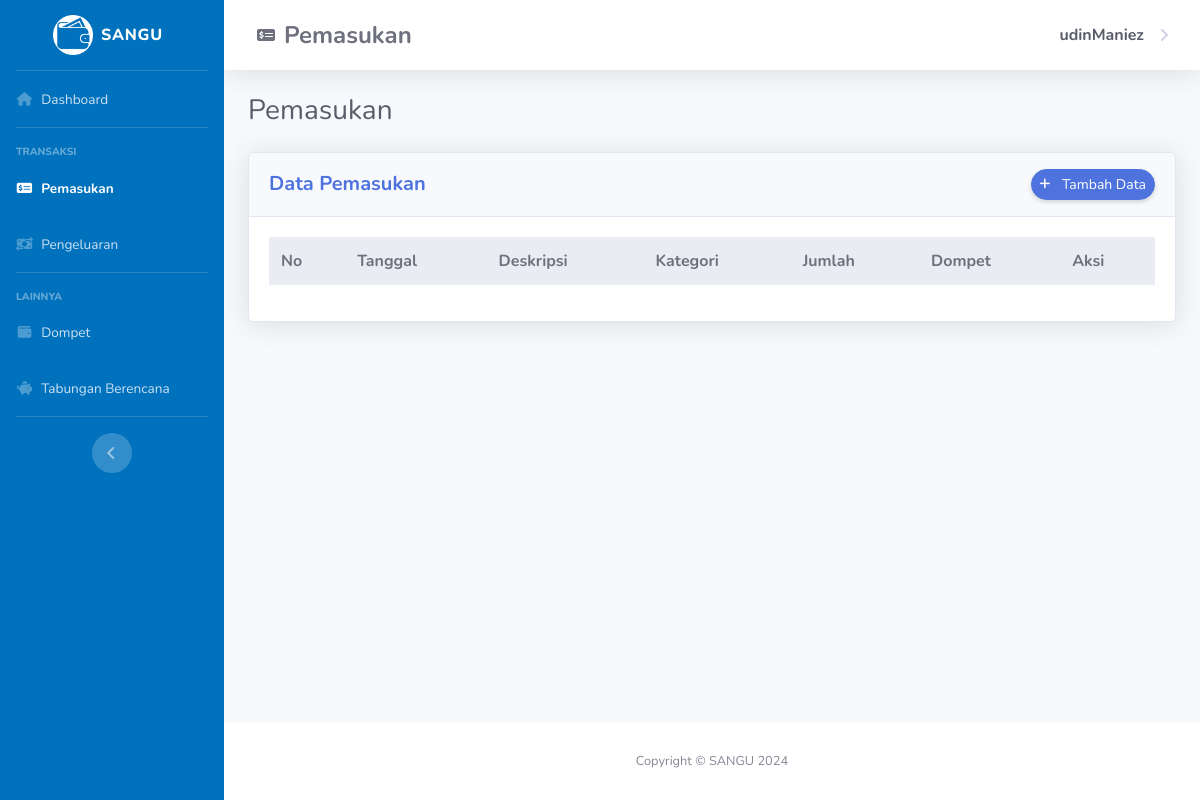
Page /pemasukan-page.php (signed in) on the earlier database version.
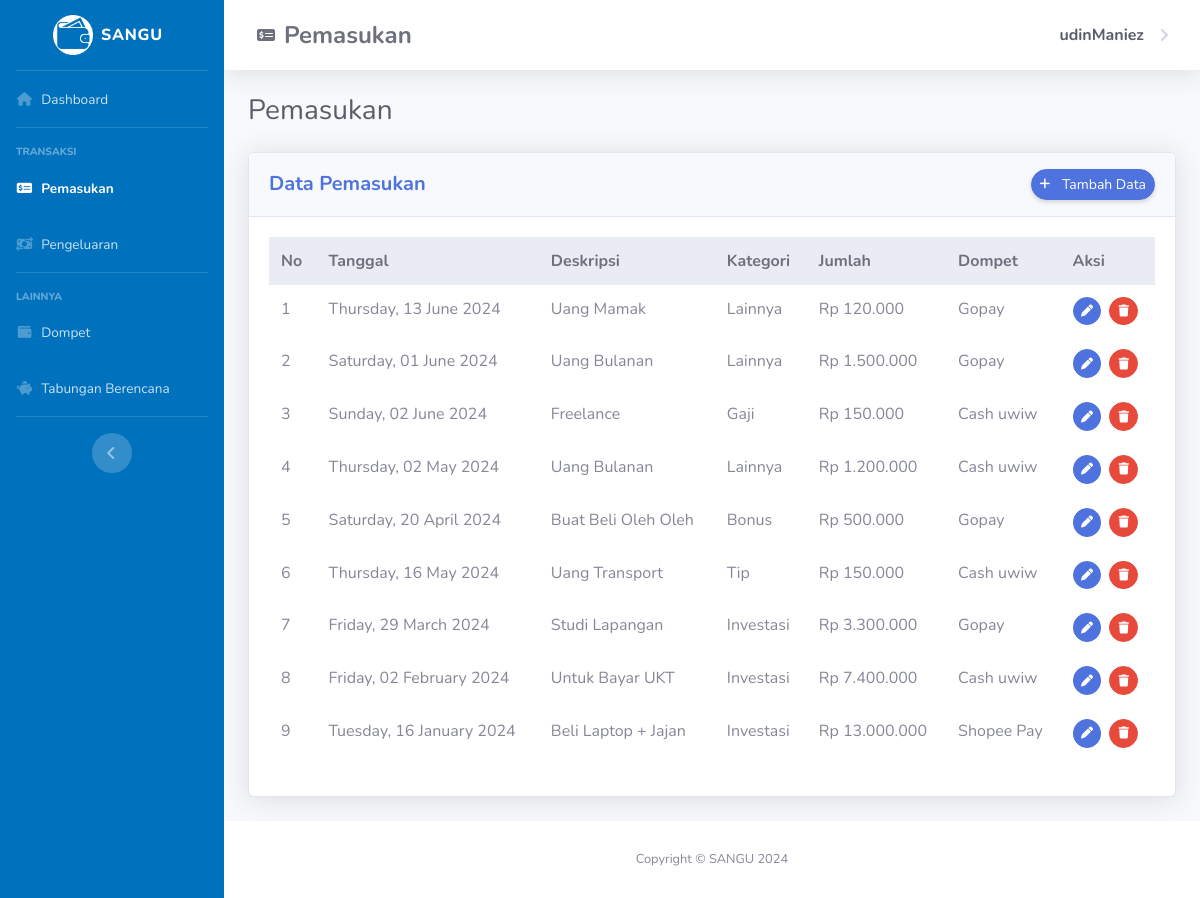
Same page on the later database version.
### tables this page shows
CREATE TABLE `pemasukan` (
  `id_pemasukan` int(11) NOT NULL,
  `tanggal_pemasukan` date NOT NULL,
  `kategori_pemasukan` int(11) NOT NULL,
  `deskripsi_pemasukan` varchar(255) NOT NULL,
  `jumlah_pemasukan` int(11) NOT NULL,
  `id_pengguna` int(11) NOT NULL,
  `id_dompet` int(11) NOT NULL
);

CREATE TABLE `kategori` (
  `id_kategori` int(11) NOT NULL,
  `nama_kategori` varchar(100) NOT NULL,
  `tipe_kategori` varchar(50) NOT NULL
);

CREATE TABLE `dompet` (
  `id_dompet` int(11) NOT NULL,
  `nama_dompet` varchar(100) NOT NULL,
  `saldo` int(11) NOT NULL DEFAULT 0,
  `id_pengguna` int(11) DEFAULT NULL
);

### pemasukan-page.php (the view, shortened to what this page needs)
<?php
    include "ExeFiles/koneksi.php";
    $id_pengguna = $_SESSION['id_pengguna'];
    $query_table = mysqli_query($mysqli, "SELECT pemasukan.id_pemasukan, pemasukan.tanggal_pemasukan,
    pemasukan.deskripsi_pemasukan, kategori.nama_kategori, pemasukan.jumlah_pemasukan, dompet.nama_dompet
    FROM `pemasukan`, `dompet`, `kategori` WHERE pemasukan.kategori_pemasukan = kategori.id_kategori AND
    pemasukan.id_dompet = dompet.id_dompet AND pemasukan.id_pengguna = '$id_pengguna' ORDER BY id_pemasukan ASC");
    $number = 1;
    function rupiahFormat($number) {
        return 'Rp ' . number_format($number, 0, ',', '.');
    }
?>
<!DOCTYPE html>
<html lang="en">
<head>
    <link rel="stylesheet" href="https://cdnjs.cloudflare.com/ajax/libs/font-awesome/6.5.2/css/all.min.css" />
    <link href="Assets/css/sb-admin-2.min.css" rel="stylesheet">
    <link href="Assets/css/dataTables.bootstrap4.min.css" rel="stylesheet">
    <link href="Assets/css/styles.css" rel="stylesheet">
</head>
<body id="page-top">
    <div id="wrapper">
        <ul class="navbar-nav bg-custome sidebar sidebar-dark accordion" id="accordionSidebar">
            <a class="sidebar-brand d-flex align-items-center justify-content-center" href="dashboard.php">
                <div class="sidebar-brand-icon">
                    <img src="Assets/img/BrandIcon.ico" alt="Brand Icon" width="40px">
                </div>
                <div class="sidebar-brand-text mx-2">SANGU</div>
            </a>
            <hr class="sidebar-divider my-0">
            <li class="nav-item">
                <a class="nav-link" href="dashboard.php">
                    <i class="fa-solid fa-fw fa-house"></i>
                    <span>Dashboard</span>
                </a>
            </li>
            <hr class="sidebar-divider">
            <div class="sidebar-heading">
                Transaksi
            </div>
            <li class="nav-item active">
                <a class="nav-link" href="pemasukan-page.php">
                    <i class="fa-solid fa-fw fa-money-check-dollar"></i>
                    <span>Pemasukan</span>
                </a>
            </li>
            <li class="nav-item">
                <a class="nav-link" href="pengeluaran-page.php">
                    <i class="fa-solid fa-fw fa-money-bill-transfer"></i>
                    <span>Pengeluaran</span>
                </a>
            </li>
            <hr class="sidebar-divider">
            <div class="sidebar-heading">
                Lainnya
            </div>
            <li class="nav-item">
                <a class="nav-link" href="dompet-page.php">
                    <i class="fa-solid fa-fw fa-wallet"></i>
                    <span>Dompet</span>
                </a>
            </li>
            <li class="nav-item">
                <a class="nav-link" href="tabunganberencana-page.php">
                    <i class="fa-solid fa-fw fa-piggy-bank"></i>
                    <span>Tabungan Berencana</span>
                </a>
            </li>
            <hr class="sidebar-divider d-none d-md-block">
            <div class="text-center d-none d-md-inline">
                <button class="rounded-circle border-0" id="sidebarToggle"></button>
            </div>
        </ul>
        <div id="content-wrapper" class="d-flex flex-column">
            <div id="content">
                <nav class="navbar navbar-expand navbar-light bg-white topbar mb-4 static-top shadow">
                    <a class="nav-link d-flex align-items-center" href="pemasukan-page.php">
                        <i class="fa-solid fa-fw fa-money-check-dollar mr-2" style="color: #6e707e"></i>
                        <h4 class="h4 mb-0 text-gray-700 font-weight-bold">Pemasukan</h4>
                    </a>
                    <ul class="navbar-nav ml-auto">
                        <li class="nav-item dropdown">
                            <a class="nav-link dropdown-toggle" href="#" id="userDropdown" role="button" data-toggle="dropdown" aria-haspopup="true" aria-expanded="false">
                                <span class="mr-2 d-none d-lg-inline text-dark font-weight-bold">
                                    <?= $_SESSION['username']; ?>
                                </span>
                            </a>
                        </li>
                    </ul>
                </nav>
                <div class="container-fluid">
                    <h3 class="h3 mb-4 text-gray-800">Pemasukan</h3>
                    <div class="card shadow mb-4">
                        <div class="card-header py-3">
                            <div class="d-sm-flex align-items-center justify-content-between">
                                <h5 class="m-0 font-weight-bold text-primary">
                                    Data Pemasukan
                                </h5>
                                <a class="d-none d-sm-inline-block btn btn-sm btn-primary rounded-pill shadow-sm" href="tambahpemasukan.php">
                                    Tambah Data
                                </a>
                            </div>
                        </div>
                        <div class="card-body">
                            <div class="table-responsive">
                                <table class="table table-borderless" id="dataTable" width="100%" cellspacing="0">
                                    <thead class="thead-light">
                                        <tr>
                                            <th>No</th>
                                            <th>Tanggal</th>
                                            <th>Deskripsi</th>
                                            <th>Kategori</th>
                                            <th>Jumlah</th>
                                            <th>Dompet</th>
                                            <th>Aksi</th>
                                        </tr>
                                    </thead>
                                    <tbody>
                                        <?php while($result = mysqli_fetch_assoc($query_table)) { ?>
                                        <tr>
                                            <td><?= $number ?></td>
                                            <td><?= strftime('%A, %d %B %Y', strtotime($result['tanggal_pemasukan'])) ?></td>
                                            <td><?= $result['deskripsi_pemasukan'] ?></td>
                                            <td><?= $result['nama_kategori'] ?></td>
                                            <td><?= rupiahFormat($result['jumlah_pemasukan']) ?></td>
                                            <td><?= $result['nama_dompet'] ?></td>
                                            <td>
                                                <a href="editpemasukan.php?update=<?= $result['id_pemasukan'] ?>" class="btn btn-primary btn-circle btn-sm" data-toggle="tooltip" data-placement="top" title="Edit">
                                                    <i class="fas fa-fw fa-pen"></i>
                                                </a>
                                                <a href="#" class="btn btn-danger btn-circle btn-sm" data-toggle="modal" data-target="#hapusPemasukan<?= $result['id_pemasukan'] ?>" data-toggle="tooltip" data-placement="top" title="Hapus">
                                                    <i class="fas fa-fw fa-trash"></i>
                                                </a>
                                            </td>
                                        </tr>
                                        <?php
                                                $number++;
                                            }
                                        ?>
                                    </tbody>
                                </table>
                            </div>
                        </div>
                    </div>
                </div>
            </div>
            <footer class="sticky-footer bg-white">
                <div class="container my-auto">
                    <div class="copyright text-center my-auto">
                        <span>Copyright &copy; SANGU 2024</span>
                    </div>
                </div>
            </footer>
        </div>
    </div>
</body>
</html>

### Assets/css/styles.css (style rules this page uses)
.bg-custome { background-color: #0071bd !important; }

Differences in the rows shown:
added pemasukan: tanggal_pemasukan "Thursday, 13 June 2024", deskripsi_pemasukan "Uang Mamak", kategori_pemasukan.nama_kategori "Lainnya", jumlah_pemasukan "Rp 120.000", id_dompet.nama_dompet "Gopay"
added pemasukan: tanggal_pemasukan "Saturday, 01 June 2024", deskripsi_pemasukan "Uang Bulanan", kategori_pemasukan.nama_kategori "Lainnya", jumlah_pemasukan "Rp 1.500.000", id_dompet.nama_dompet "Gopay"
added pemasukan: tanggal_pemasukan "Sunday, 02 June 2024", deskripsi_pemasukan "Freelance", kategori_pemasukan.nama_kategori "Gaji", jumlah_pemasukan "Rp 150.000", id_dompet.nama_dompet "Cash uwiw"
added pemasukan: tanggal_pemasukan "Thursday, 02 May 2024", deskripsi_pemasukan "Uang Bulanan", kategori_pemasukan.nama_kategori "Lainnya", jumlah_pemasukan "Rp 1.200.000", id_dompet.nama_dompet "Cash uwiw"
added pemasukan: tanggal_pemasukan "Saturday, 20 April 2024", deskripsi_pemasukan "Buat Beli Oleh Oleh", kategori_pemasukan.nama_kategori "Bonus", jumlah_pemasukan "Rp 500.000", id_dompet.nama_dompet "Gopay"
added pemasukan: tanggal_pemasukan "Thursday, 16 May 2024", deskripsi_pemasukan "Uang Transport", kategori_pemasukan.nama_kategori "Tip", jumlah_pemasukan "Rp 150.000", id_dompet.nama_dompet "Cash uwiw"
added pemasukan: tanggal_pemasukan "Friday, 29 March 2024", deskripsi_pemasukan "Studi Lapangan", kategori_pemasukan.nama_kategori "Investasi", jumlah_pemasukan "Rp 3.300.000", id_dompet.nama_dompet "Gopay"
added pemasukan: tanggal_pemasukan "Friday, 02 February 2024", deskripsi_pemasukan "Untuk Bayar UKT", kategori_pemasukan.nama_kategori "Investasi", jumlah_pemasukan "Rp 7.400.000", id_dompet.nama_dompet "Cash uwiw"
added pemasukan: tanggal_pemasukan "Tuesday, 16 January 2024", deskripsi_pemasukan "Beli Laptop + Jajan", kategori_pemasukan.nama_kategori "Investasi", jumlah_pemasukan "Rp 13.000.000", id_dompet.nama_dompet "Shopee Pay"
